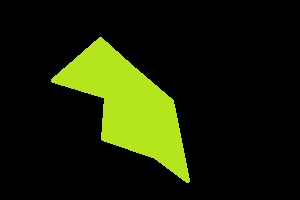
#> input picture image_processing_in_opencv/9_countours_in_opencv/rect.jpg, 300 x 200 px
$ python 7_contour_features_5.py   (older library calls are emulated)
#> lines starting #> are read from the running program, lines starting #| are printed output that depends on the picture; after the words box and inside, x2 and y2 are one past the last pixel; in counts of white or black regions, pixels touching at a corner belong together
#!/usr/bin/env python
# -*- coding: utf-8 -*-
# @Date    : 2018-02-18
# @Author  : Joe

import numpy as np
import cv2
from matplotlib import pyplot as plt


# Minimum Enclosing Circle 最小包围圈

# cv2.minEnclosingCircle()
	# 获得一个完全包围物体并且是最小面积的圆圈

img = cv2.imread('rect.jpg')
#> img is the input picture: shape (200, 300, 3); mean B, G, R 4.6, 32.1, 25.4
plt.subplot(221),plt.imshow(img)
plt.title('original')
plt.xticks([]),plt.yticks([])
#cv2.imshow('original', img)
img_g = cv2.cvtColor(img, cv2.COLOR_BGR2GRAY)
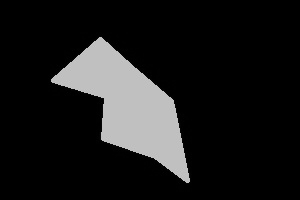
#> img_g: shape (200, 300); min 0, max 200, mean 26.9
plt.subplot(222),plt.imshow(img_g)
plt.title('gray')
plt.xticks([]),plt.yticks([])


ret, thresh = cv2.threshold(img_g, 127, 255, 0)
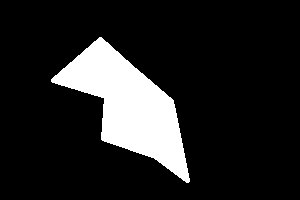
#> thresh: shape (200, 300); 14% white; 1 white region

img_c, contours, hierachy = cv2.findContours(thresh, 1, 2)
#> contours = 1 contour; box (x1, y1, x2, y2) and area: (51, 37, 190, 183) 8192

cnt = contours[0]
#> cnt = contour of 162 points, box (x1, y1, x2, y2) (51, 37, 190, 183), area 8192

(x, y), radius = cv2.minEnclosingCircle(cnt)
#> x = 128.3; y = 118.9; radius = 86.93
center = (int(x), int(y))
#> center = (128, 118)
radius = int(radius)
#> radius = 86

img_d = cv2.circle(img, center, radius, (0, 255, 0), 2)
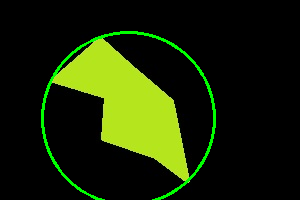
#> img_d: shape (200, 300, 3); mean B, G, R 4.6, 38, 25.3

#cv2.imshow('circle', img_d)
#
#cv2.imshow('gray', img_g)
#cv2.imshow('threshold', thresh)

plt.subplot(223),plt.imshow(thresh)
plt.title('thresh')
plt.xticks([]),plt.yticks([])


plt.subplot(224),plt.imshow(img_d)
plt.title('circle')
plt.xticks([]),plt.yticks([])
plt.show()
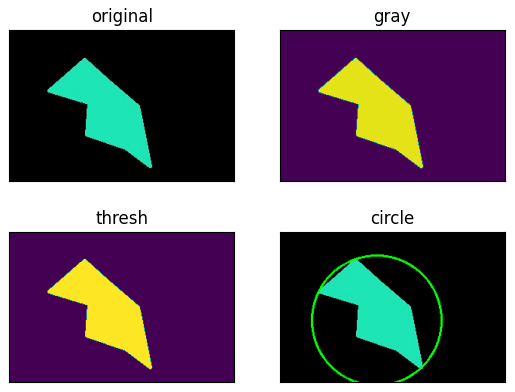
#> figure drawn by matplotlib, 4 panels; B, G, R data is drawn as R, G, B
cv2.waitKey(0)
cv2.destroyAllWindows()
